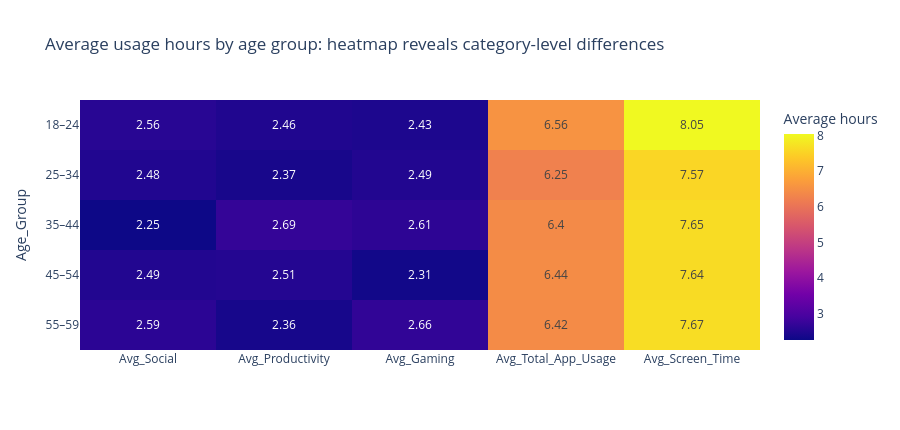
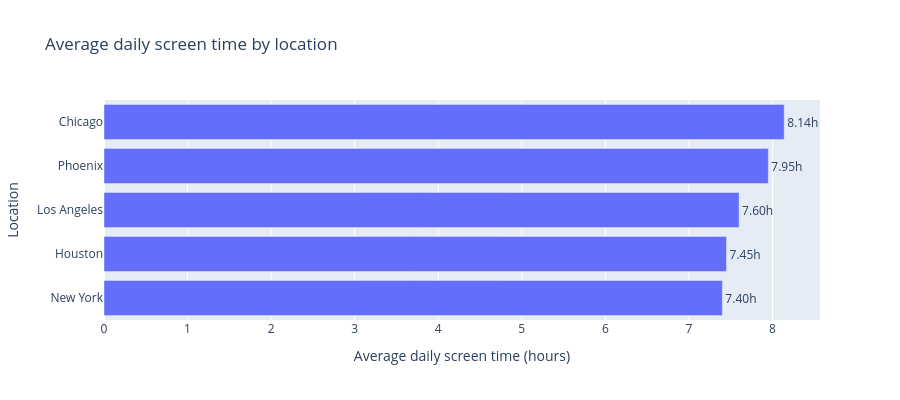
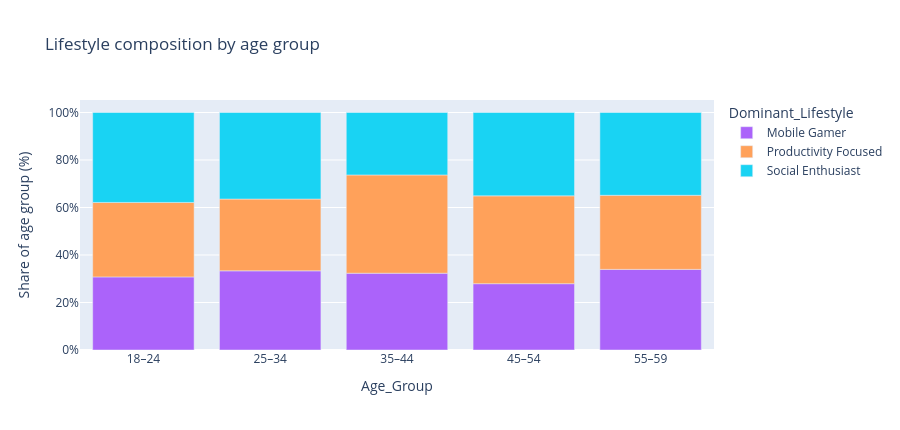

These figures' notebook cell, in order:
### Code cell
# ============================================================
# 4. Demographic and location differences: where differences are visible
# ============================================================

def group_summary(group_col):
    return (
        df.groupby(group_col, observed=False)
        .agg(
            Users=("User_ID", "count"),
            Avg_Screen_Time=("Daily_Screen_Time_Hours", "mean"),
            Median_Screen_Time=("Daily_Screen_Time_Hours", "median"),
            Avg_Total_App_Usage=("Total_App_Usage_Hours", "mean"),
            Avg_Apps_Used=("Number_of_Apps_Used", "mean"),
            Avg_Social=("Social_Media_Usage_Hours", "mean"),
            Avg_Productivity=("Productivity_App_Usage_Hours", "mean"),
            Avg_Gaming=("Gaming_App_Usage_Hours", "mean"),
        )
        .reset_index()
        .round(2)
    )

age_summary = group_summary("Age_Group")
location_summary = group_summary("Location").sort_values("Avg_Screen_Time", ascending=False)
gender_summary = group_summary("Gender")

display(age_summary)
display(location_summary)
display(gender_summary)

# Age × category heatmap
age_heatmap = age_summary.set_index("Age_Group")[["Avg_Social", "Avg_Productivity", "Avg_Gaming", "Avg_Total_App_Usage", "Avg_Screen_Time"]]
fig = px.imshow(
    age_heatmap,
    text_auto=True,
    aspect="auto",
    title="Average usage hours by age group: heatmap reveals category-level differences",
    labels={"color": "Average hours"},
)
fig.update_layout(height=430)
fig.show()

# Location ranking by screen time: length on common scale is more accurate than area/pie.
fig = px.bar(
    location_summary.sort_values("Avg_Screen_Time"),
    x="Avg_Screen_Time",
    y="Location",
    orientation="h",
    text="Avg_Screen_Time",
    title="Average daily screen time by location",
    labels={"Avg_Screen_Time": "Average daily screen time (hours)"},
)
fig.update_traces(texttemplate="%{text:.2f}h", textposition="outside")
fig.update_layout(height=400)
fig.show()

# Dominant lifestyle by age group: normalized stacked bars
lifestyle_age = (
    df.groupby(["Age_Group", "Dominant_Lifestyle"], observed=False)
    .size()
    .reset_index(name="Users")
)
lifestyle_age["Share_%"] = lifestyle_age.groupby("Age_Group", observed=False)["Users"].transform(lambda s: s / s.sum() * 100)

fig = px.bar(
    lifestyle_age,
    x="Age_Group",
    y="Share_%",
    color="Dominant_Lifestyle",
    category_orders={"Age_Group": AGE_ORDER, "Dominant_Lifestyle": LIFESTYLE_ORDER},
    title="Lifestyle composition by age group",
    labels={"Share_%": "Share of age group (%)"},
)
fig.update_layout(height=430, yaxis_ticksuffix="%")
fig.show()

# Group difference scan: max-min effect sizes for prioritizing dashboard comparisons
comparison_scan = []
for group_col in ["Age_Group", "Gender", "Location"]:
    tmp = group_summary(group_col)
    for metric in ["Avg_Screen_Time", "Avg_Total_App_Usage", "Avg_Apps_Used", "Avg_Social", "Avg_Productivity", "Avg_Gaming"]:
        comparison_scan.append({
            "Group": group_col,
            "Metric": metric,
            "Min": tmp[metric].min(),
            "Max": tmp[metric].max(),
            "Range": tmp[metric].max() - tmp[metric].min(),
            "Highest_Group": tmp.loc[tmp[metric].idxmax(), group_col],
            "Lowest_Group": tmp.loc[tmp[metric].idxmin(), group_col],
        })
comparison_scan = pd.DataFrame(comparison_scan).sort_values("Range", ascending=False)
display(comparison_scan.head(15).round(3))

### Figure 1 — Plotly figure (JSON) as saved in the notebook; plotly's stock layout.template omitted (floating-point values rounded to 4 significant figures)
{"data": [{"coloraxis": "coloraxis", "hovertemplate": "x: %{x}<br>Age_Group: %{y}<br>Average hours: %{z}<extra></extra>", "name": "0", "texttemplate": "%{z}", "type": "heatmap", "x": ["Avg_Social", "Avg_Productivity", "Avg_Gaming", "Avg_Total_App_Usage", "Avg_Screen_Time"], "xaxis": "x", "y": ["18–24", "25–34", "35–44", "45–54", "55–59"], "yaxis": "y", "z": [[2.56, 2.46, 2.43, 6.56, 8.05], [2.48, 2.37, 2.49, 6.25, 7.57], [2.25, 2.69, 2.61, 6.4, 7.65], [2.49, 2.51, 2.31, 6.44, 7.64], [2.59, 2.36, 2.66, 6.42, 7.67]]}], "layout": {"coloraxis": {"colorbar": {"title": {"text": "Average hours"}}, "colorscale": [[0, "#0d0887"], [0.1111, "#46039f"], [0.2222, "#7201a8"], [0.3333, "#9c179e"], [0.4444, "#bd3786"], [0.5556, "#d8576b"], [0.6667, "#ed7953"], [0.7778, "#fb9f3a"], [0.8889, "#fdca26"], [1, "#f0f921"]]}, "height": 430, "title": {"text": "Average usage hours by age group: heatmap reveals category-level differences"}, "xaxis": {"anchor": "y", "domain": [0, 1]}, "yaxis": {"anchor": "x", "autorange": "reversed", "domain": [0, 1], "title": {"text": "Age_Group"}}}}

### Figure 2 — Plotly figure (JSON) as saved in the notebook; plotly's stock layout.template omitted (floating-point values rounded to 4 significant figures)
{"data": [{"hovertemplate": "Average daily screen time (hours)=%{text}<br>Location=%{y}<extra></extra>", "legendgroup": "", "marker": {"color": "#636efa", "pattern": {"shape": ""}}, "name": "", "orientation": "h", "showlegend": false, "text": [7.4, 7.45, 7.6, 7.95, 8.14], "textposition": "outside", "texttemplate": "%{text:.2f}h", "type": "bar", "x": [7.4, 7.45, 7.6, 7.95, 8.14], "xaxis": "x", "y": ["New York", "Houston", "Los Angeles", "Phoenix", "Chicago"], "yaxis": "y"}], "layout": {"barmode": "relative", "height": 400, "legend": {"tracegroupgap": 0}, "title": {"text": "Average daily screen time by location"}, "xaxis": {"anchor": "y", "domain": [0, 1], "title": {"text": "Average daily screen time (hours)"}}, "yaxis": {"anchor": "x", "domain": [0, 1], "title": {"text": "Location"}}}}

### Figure 3 — Plotly figure (JSON) as saved in the notebook; plotly's stock layout.template omitted (floating-point values rounded to 4 significant figures)
{"data": [{"hovertemplate": "Dominant_Lifestyle=Mobile Gamer<br>Age_Group=%{x}<br>Share of age group (%)=%{y}<extra></extra>", "legendgroup": "Mobile Gamer", "marker": {"color": "#ab63fa", "pattern": {"shape": ""}}, "name": "Mobile Gamer", "orientation": "v", "showlegend": true, "textposition": "auto", "type": "bar", "x": ["18–24", "25–34", "35–44", "45–54", "55–59"], "xaxis": "x", "y": [30.77, 33.33, 32.33, 27.92, 33.94], "yaxis": "y"}, {"hovertemplate": "Dominant_Lifestyle=Productivity Focused<br>Age_Group=%{x}<br>Share of age group (%)=%{y}<extra></extra>", "legendgroup": "Productivity Focused", "marker": {"color": "#FFA15A", "pattern": {"shape": ""}}, "name": "Productivity Focused", "orientation": "v", "showlegend": true, "textposition": "auto", "type": "bar", "x": ["18–24", "25–34", "35–44", "45–54", "55–59"], "xaxis": "x", "y": [31.36, 30.22, 41.38, 36.98, 31.19], "yaxis": "y"}, {"hovertemplate": "Dominant_Lifestyle=Social Enthusiast<br>Age_Group=%{x}<br>Share of age group (%)=%{y}<extra></extra>", "legendgroup": "Social Enthusiast", "marker": {"color": "#19d3f3", "pattern": {"shape": ""}}, "name": "Social Enthusiast", "orientation": "v", "showlegend": true, "textposition": "auto", "type": "bar", "x": ["18–24", "25–34", "35–44", "45–54", "55–59"], "xaxis": "x", "y": [37.87, 36.44, 26.29, 35.09, 34.86], "yaxis": "y"}], "layout": {"barmode": "relative", "height": 430, "legend": {"title": {"text": "Dominant_Lifestyle"}, "tracegroupgap": 0}, "title": {"text": "Lifestyle composition by age group"}, "xaxis": {"anchor": "y", "categoryarray": ["18–24", "25–34", "35–44", "45–54", "55–59"], "categoryorder": "array", "domain": [0, 1], "title": {"text": "Age_Group"}}, "yaxis": {"anchor": "x", "domain": [0, 1], "ticksuffix": "%", "title": {"text": "Share of age group (%)"}}}}
